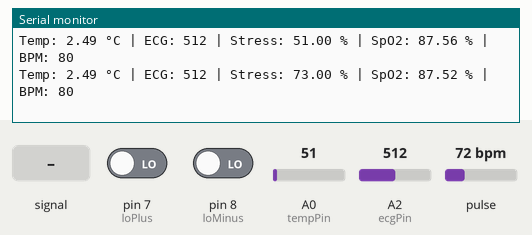
The sketch below on a simulated Arduino Uno, built with avr-gcc and run on an emulated ATmega328P. On the bench: the last lines printed to the serial monitor. The inputs (shaded band) are chosen by the test bench; at power-on: pin 7 (loPlus) LOW, pulse 72 bpm, A0 (tempPin) = 51, A2 (ecgPin) = 512, pin 8 (loMinus) LOW. Random numbers use the default seed unless the sketch sets one.

Above: at 1.2 s.
1.3 s: pin 7 (loPlus) driven HIGH
At 2.9 s:
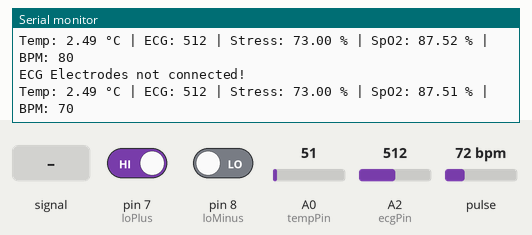
4.5 s: A2 (ecgPin) fed a 200 Hz sine of ±81 counts around its level
At 5.8 s:
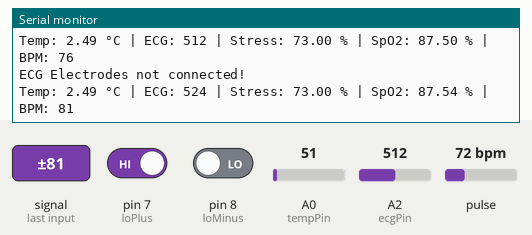
6.0 s: pulse set to 42 bpm
At 6.9 s:
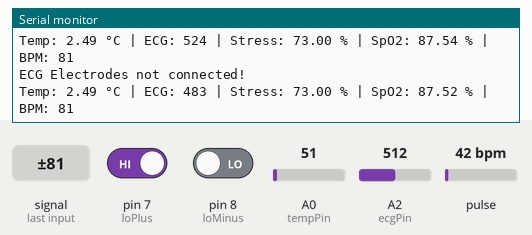
7.5 s: A0 (tempPin) set to 61
At 8.8 s:
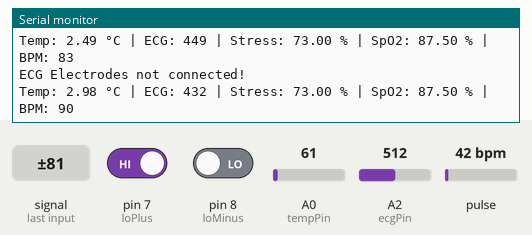
9.0 s: A2 (ecgPin) set to 560
At 10.0 s:
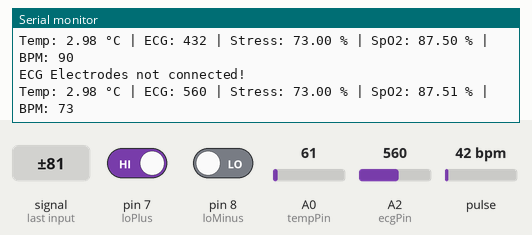
10.5 s: A2 (ecgPin) fed a 1000 Hz sine of ±255 counts around its level
At 11.7 s:
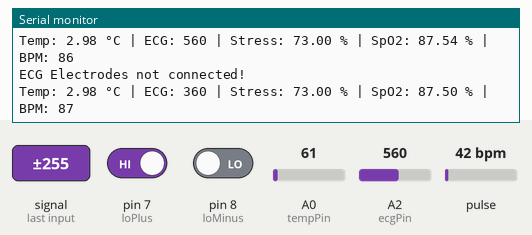
Timing chart, 0 to 13.0 s (numbered marks = the images above; inputs shaded):
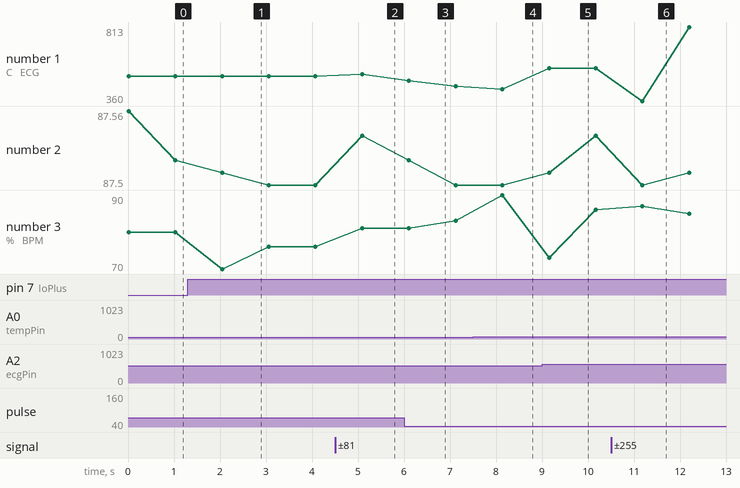

Measured:
- after the input at 1.3 s, the serial monitor: prints a new line after 0.73 s (image 1)
- after the input at 4.5 s, the serial monitor: prints a new line after 0.59 s (image 2)
- after the input at 7.5 s, the serial monitor: prints a new line after 0.64 s (image 4)
- after the input at 9.0 s, the serial monitor: prints a new line after 0.15 s (image 5)
- after the input at 10.5 s, the serial monitor: prints a new line after 0.68 s (image 6)
- plotted number 1: 512 → 524 after the input at 4.5 s, 432 → 560 after the input at 9.0 s, 560 → 813 after the input at 10.5 s

The sketch:

sketch_health_ninja.ino
```cpp
#include <Wire.h>
#include "MAX30105.h"
#include "heartRate.h"

MAX30105 particleSensor;
const int ecgPin = A2;
const int loPlus = 7;
const int loMinus = 8;
const int tempPin = A0;
long lastBeatTime = 0;
float hrv = 0;
float stressLevel = 0;
const int HRV_SAMPLES = 5;
float hrvValues[HRV_SAMPLES];
int hrvIndex = 0;
bool firstBeatDetected = false;
int ecgFilter[5];
int ecgFilterIndex = 0;

void setup() {
    Serial.begin(115200);
    pinMode(loPlus, INPUT);
    pinMode(loMinus, INPUT);
    if (!particleSensor.begin(Wire, I2C_SPEED_STANDARD)) {
        Serial.println("MAX30102 not found. Check wiring!");
        while (1);
    }
    particleSensor.setup();
    randomSeed(analogRead(A3));
    for (int i = 0; i < HRV_SAMPLES; i++) {
        hrvValues[i] = 1.0;
    }
}

void loop() {
    int ecgValue = analogRead(ecgPin);
    ecgFilter[ecgFilterIndex] = ecgValue;
    ecgFilterIndex = (ecgFilterIndex + 1) % 5;
    int ecgFiltered = 0;
    for (int i = 0; i < 5; i++) {
        ecgFiltered += ecgFilter[i];
    }
    ecgFiltered /= 5;
    if (digitalRead(loPlus) == 1 || digitalRead(loMinus) == 1) {
        Serial.println("ECG Electrodes not connected!");
    } else {
        if (detectHeartbeat(ecgFiltered)) {
            long currentTime = millis();
            if (firstBeatDetected) {
                long interval = currentTime - lastBeatTime;
                hrv = interval / 1000.0;
                storeHRV(hrv);
            } else {
                if (hrvIndex == 4) {
                    firstBeatDetected = true;
                }
            }
            lastBeatTime = currentTime;
        }
        // stressLevel = 50 + (calculateAvgHRV() - 1.0) * 20; // Adjusted stress calculation
        // if (stressLevel < 0) stressLevel = 0;
        // if (stressLevel > 100) stressLevel = 100;
        stressLevel = random(51, 79); //random stress value
    }
    long irValue = particleSensor.getIR();
    long redValue = particleSensor.getRed();
    float spo2 = calculateSpO2(irValue, redValue);
    int randomHeartRate = random(70, 91);
    float temperatureC = readTemperature();
    Serial.print("Temp: ");
    Serial.print(temperatureC);
    Serial.print(" °C | ECG: ");
    Serial.print(ecgValue);
    Serial.print(" | Stress: ");
    Serial.print(stressLevel); //prints random stress value
    Serial.print(" % | SpO2: ");
    Serial.print(spo2, 2);
    Serial.print(" % | BPM: ");
    Serial.println(randomHeartRate);
    delay(1000);
}

// ... (rest of the functions remain the same)

// Function to detect heartbeat from ECG signal
bool detectHeartbeat(int ecgValue) {
    static int threshold = 550;
    static bool lastState = false;
    if (ecgValue > threshold && !lastState) {
        lastState = true;
        return true;
    } else if (ecgValue < threshold) {
        lastState = false;
    }
    return false;
}

// Function to store HRV values
void storeHRV(float value) {
    hrvValues[hrvIndex] = value;
    hrvIndex = (hrvIndex + 1) % HRV_SAMPLES;
}

// Function to calculate average HRV
float calculateAvgHRV() {
    float sum = 0;
    int count = 0;
    for (int i = 0; i < HRV_SAMPLES; i++) {
        if (hrvValues[i] > 0) {
            sum += hrvValues[i];
            count++;
        }
    }
    return (count > 0) ? (sum / count) : 1.0;
}

// Function to estimate SpO2 percentage
float calculateSpO2(long irValue, long redValue) {
    if (irValue < 50000) {
        Serial.println("No finger detected!");
        return 0;
    }
    float ratio = (float)redValue / irValue;
    float spo2 = 110 - (25 * ratio);
    if (spo2 > 100) spo2 = 100;
    if (spo2 < 80) spo2 = 80;
    return spo2;
}

// Function to calculate heart rate (not used for printing, but needed for MAX30102)
int getHeartRate(long irValue) {
    static byte rates[4];
    static byte rateSpot = 0;
    static long lastBeat = 0;
    float beatsPerMinute = 0;
    int beatAvg = 0;

    if (checkForBeat(irValue)) {
        long delta = millis() - lastBeat;
        lastBeat = millis();
        beatsPerMinute = 60 / (delta / 1000.0);
        if (beatsPerMinute < 255 && beatsPerMinute > 20) {
            rates[rateSpot++] = (byte)beatsPerMinute;
            rateSpot %= 4;
            beatAvg = 0;
            for (byte i = 0; i < 4; i++) {
                beatAvg += rates[i];
            }
            beatAvg /= 4;
        }
    }
    return beatAvg;
}

// Function to read temperature from LM35
float readTemperature() {
    int analogValue = analogRead(tempPin);
    float voltage = analogValue * (5.0 / 1023.0);
    return voltage * 10;
}
```
